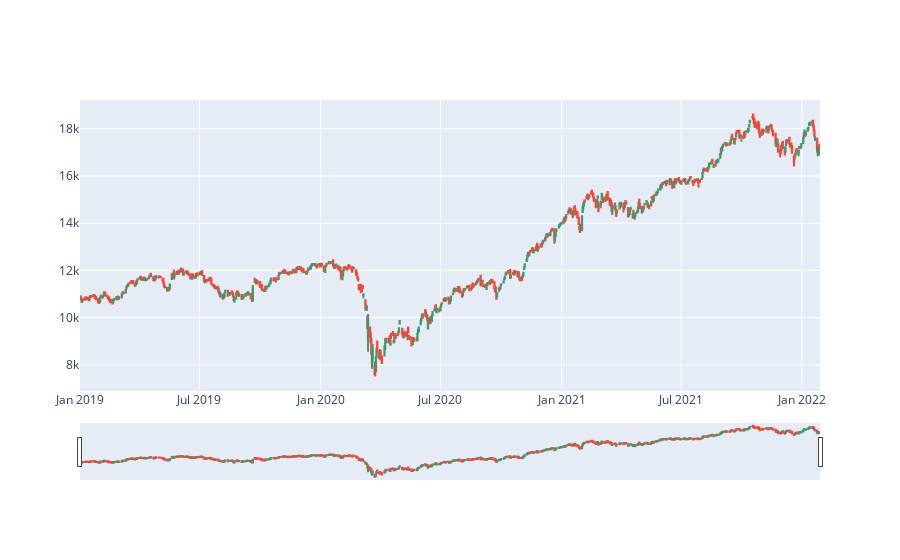

Notebook cell for this chart:
### Code cell
df=nifty_50_2019
fig = go.Figure(data=[go.Candlestick(x=df['Date'],
                open=df['Open'],
                high=df['High'],
                low=df['Low'],
                close=df['Close'])])

fig.show()

### Figure 1 — Plotly figure (JSON) as saved in the notebook; plotly's stock layout.template omitted (floating-point values rounded to 4 significant figures; data arrays with more than 128 entries replaced by an {"elided": "..."} marker saying what was removed)
{"data": [{"close": {"elided": "764 float values"}, "high": {"elided": "764 float values"}, "low": {"elided": "764 float values"}, "open": {"elided": "764 float values"}, "type": "candlestick", "x": {"elided": "764 str values"}}], "layout": {}}
